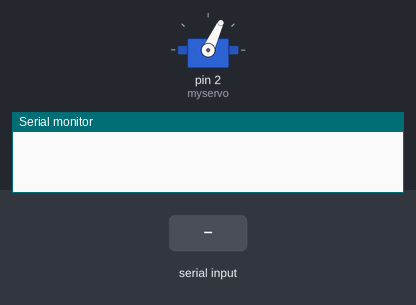
A sketch run on a simulated Arduino Uno, built with avr-gcc and run on an emulated ATmega328P. On the bench: servo, the last lines printed to the serial monitor. The test bench sets the inputs (shaded band).

Above: at 2.0 s.
2.1 s: ",\n" received over Serial
At 11.7 s:
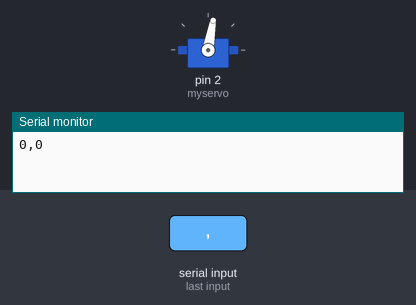
Timing chart, 0 to 13.5 s (numbered marks = the images above; inputs shaded):
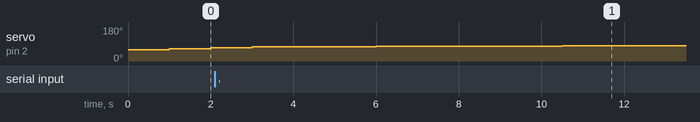

The sketch:

connect_test.ino
```cpp
#include <Servo.h>

Servo myservo;

int x, y;
String data;
String msg;
int ind1;
int ind2;
int ind3;
int dir = 1; // 60 -> 120
          //0 : 120 -> 60

int is_done = 0;

int theta=60;
int detected = 0;

void setup() {
 Serial.begin(115200);
 Serial.setTimeout(1);

 myservo.attach(2);
}
void loop() {
  if(detected == 0){
    if(dir == 1){
      myservo.write(theta);
      delay(1000);
      theta+=5;
      //Serial.println("left");
    } else if(dir == 0){
      myservo.write(theta);
      delay(1000);
      theta-=5;
      //Serial.println("right");
    }
    if(theta == 120) dir = 0;
    else if(theta == 60) dir = 1;

    if(Serial.available()){

      detected = 1;
    }


  } else{
    if(Serial.available() && !is_done){
      data = Serial.readStringUntil('\r');
      ind1 = data.indexOf(",");
      x = data.substring(0, ind1).toInt();
      y = data.substring(ind1+1).toInt();
      Serial.print(x);
      Serial.print(",");
      Serial.print(y);
    }

    if(x - 400 > 10){
      dir = 1;
    } else if(x - 400 < -10){
      dir = 0;
    } else{
      dir = 2;
      is_done = 1;
    }

    if(dir==1 && !is_done){
      myservo.write(theta);
      delay(1500);
      theta--;
      if(theta==120) dir = 0;
    } else if(dir == 0 && !is_done ){
      myservo.write(theta);
      delay(1500);
      theta++;
      if(theta == 60) dir = 1;
    } else{
      is_done = 1;
      myservo.write(theta);
      if(Serial.available()){
        data = Serial.readStringUntil('\r');
        ind1 = data.indexOf(",");
        x = data.substring(0, ind1).toInt();
        y = data.substring(ind1+1).toInt();
        Serial.print(theta);
      }

    }
  }

}
```
